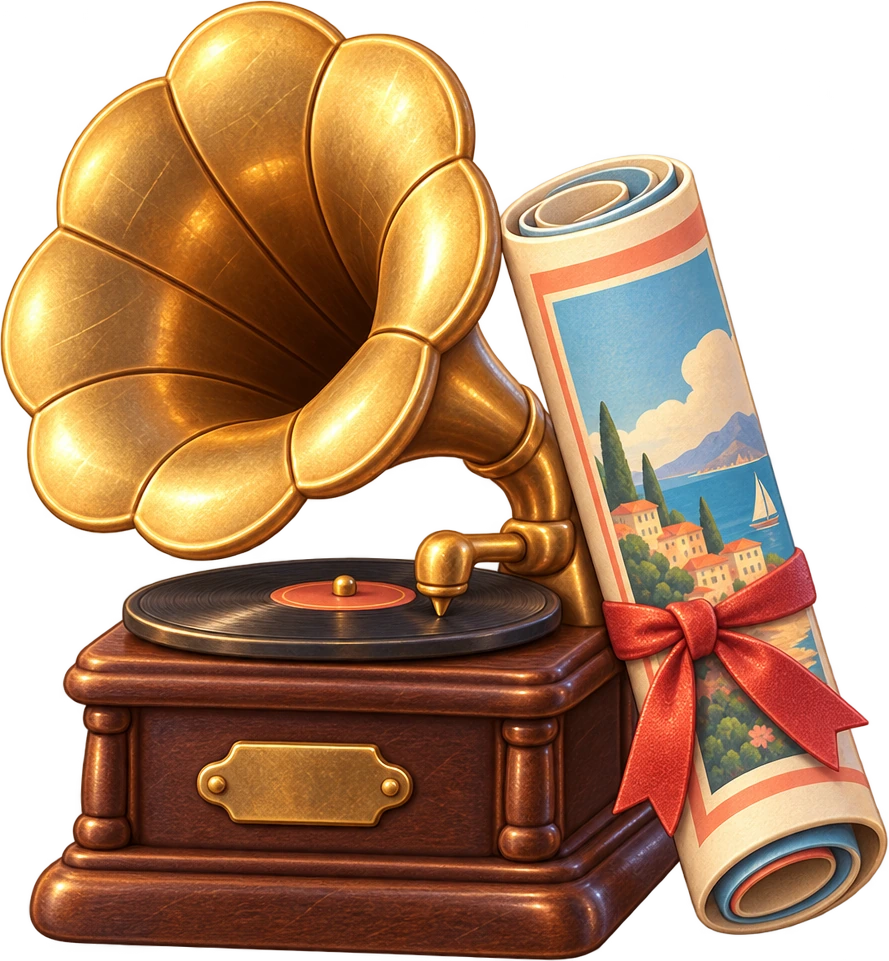
#> input picture tools/art/masters/chrome/cosmetics-tile.webp, 889 x 961 px
$ python -i home.py   (imports and definitions only)
#> lines starting #> are read from the running program, lines starting #| are printed output that depends on the picture; after the words box and inside, x2 and y2 are one past the last pixel; in counts of white or black regions, pixels touching at a corner belong together
"""The travel home screen's art (UI, 2026-10-26): the desk backdrop and the passport booklet.

    python tools/art/home.py desk <raw.png>        public/art/home-desk.webp
    python tools/art/home.py booklet <raw.png>     public/art/passport-booklet.webp
    python tools/art/home.py satchel <raw.png>     public/art/shop-satchel.webp
    python tools/art/home.py cosmetics <raw.png>   public/art/cosmetics-tile.webp

The raws are from the generator (prompts in tools/art/prompts.txt); each is kept as a
master in tools/art/masters/chrome/ and shipped small.

- desk: a traveller's desk on game-l.png's slate, the detail only at the edges and corners
  because home's UI covers nearly the whole column. Shown with "cover", so a tall phone
  loses the sides and a wide column the top and bottom. 1080x1920, under ~120 KB; the
  middle is darkened a little so the frosted ticket and the buttons read over it.
- booklet: a closed navy passport with a gold globe, the Passport button's picture, drawn
  at about 44x58 CSS px, so 150x200 is sharp at 3x. No shadow: the button has its lip.
"""
import sys
from pathlib import Path

from PIL import Image, ImageDraw, ImageFilter

ROOT = Path(__file__).resolve().parents[2]
MASTERS = ROOT / "tools/art/masters/chrome"
OUT = ROOT / "public/art"


def desk(raw):
#> called with raw = 'masters/chrome/cosmetics-tile.webp'
    im = Image.open(raw).convert("RGB")
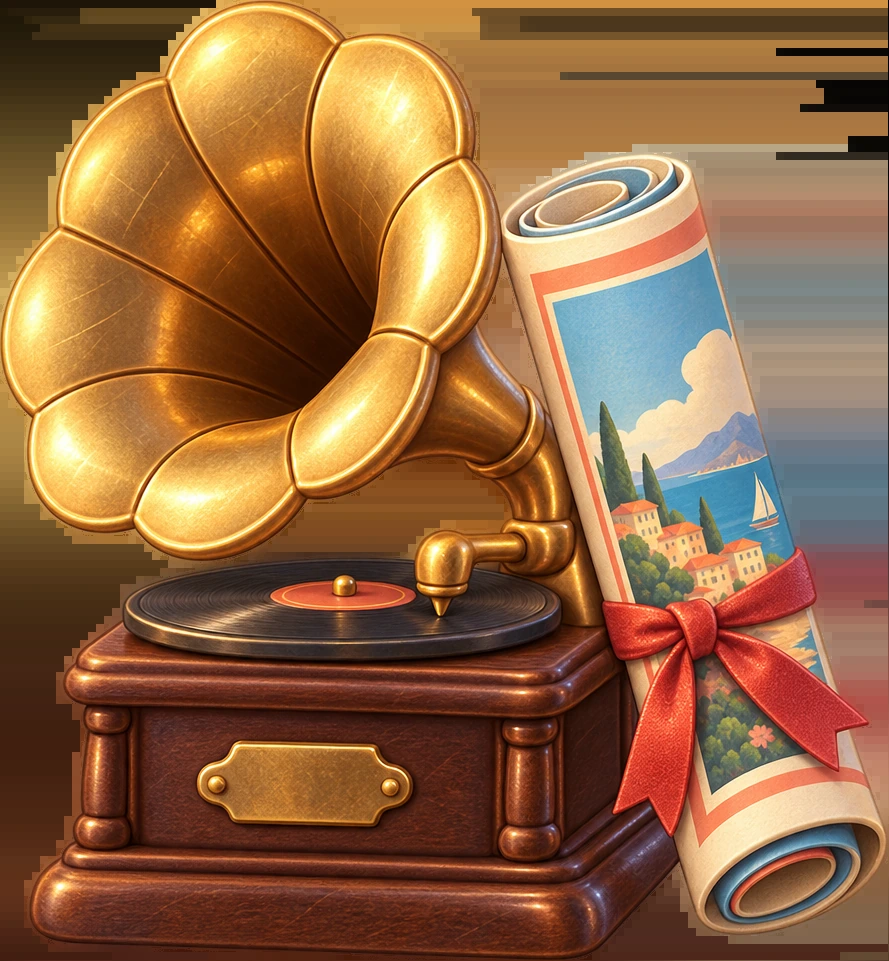
#> im: PIL image 889x961 RGB; mean R, G, B 145.6, 101.7, 65.6
    w, h = 1080, 1920
    im = im.resize((round(im.width * h / im.height), h), Image.LANCZOS) if im.height != h else im
#> im: PIL image 1776x1920 RGB
    x = (im.width - w) // 2
#> x = 348
    im = im.crop((x, 0, x + w, h))
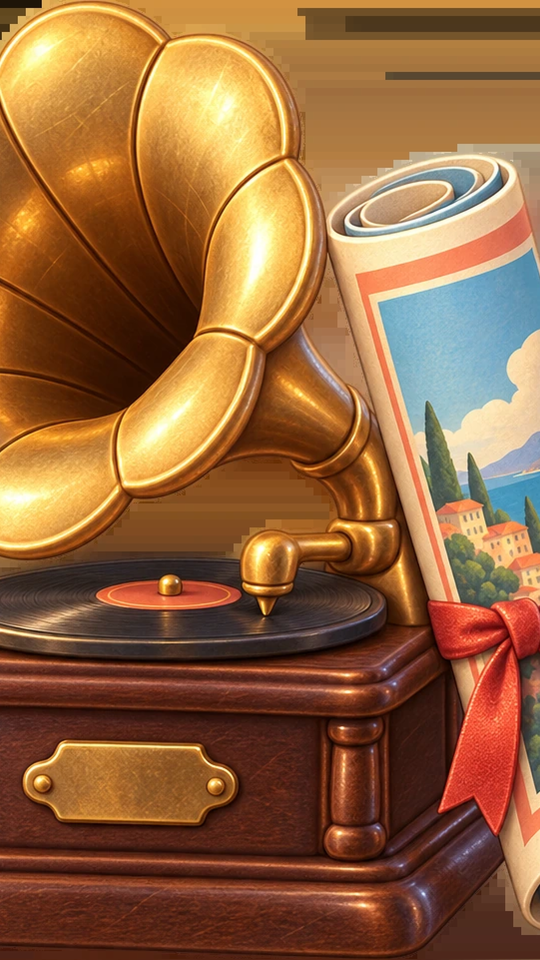
#> im: PIL image 1080x1920 RGB (shown at 1/2 size); mean R, G, B 147.1, 99.6, 60.8
    # Darken the middle a little (to ~88%), easing out to nothing at the edges, under the UI.
    mask = Image.new("L", (w, h), 0)
#> mask: PIL image 1080x1920 L; every value is 0
    ImageDraw.Draw(mask).ellipse((int(w * 0.12), int(h * 0.1), int(w * 0.88), int(h * 0.92)), fill=255)
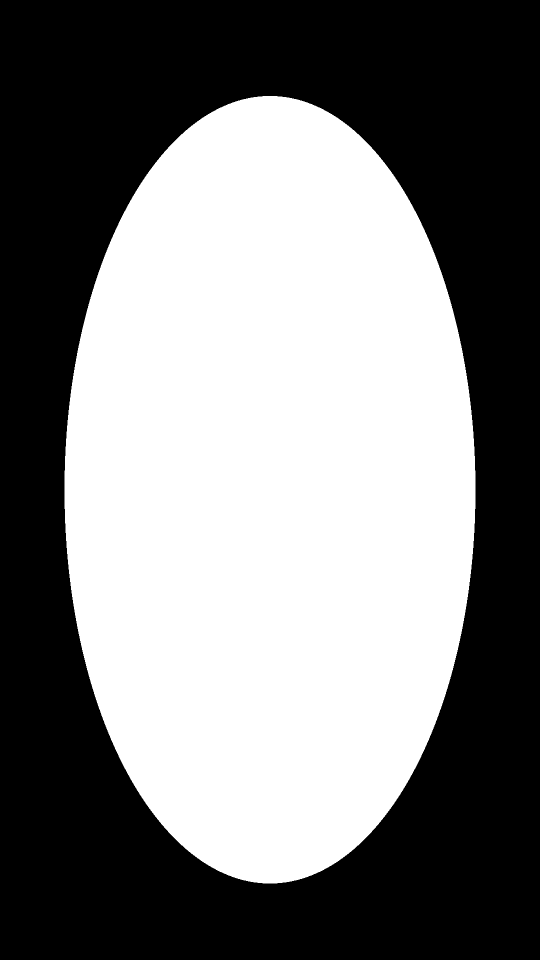
#> mask: PIL image 1080x1920 L (shown at 1/2 size); 49% white; 1 white region, box (x1, y1, x2, y2) and area: (129, 192, 951, 1767) 1016754
    mask = mask.filter(ImageFilter.GaussianBlur(120))
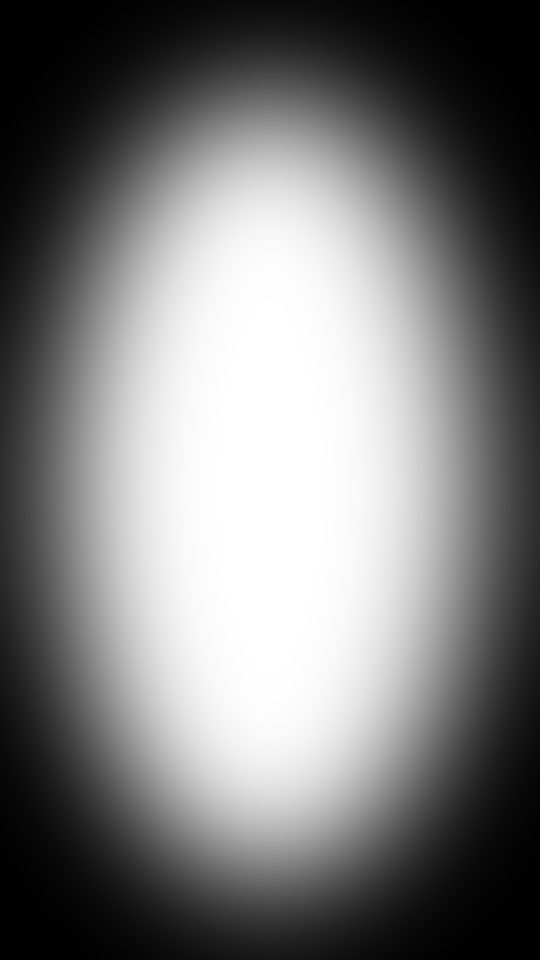
#> mask: PIL image 1080x1920 L (shown at 1/2 size); min 0, max 255, mean 123.8
    dark = im.point(lambda v: int(v * 0.88))
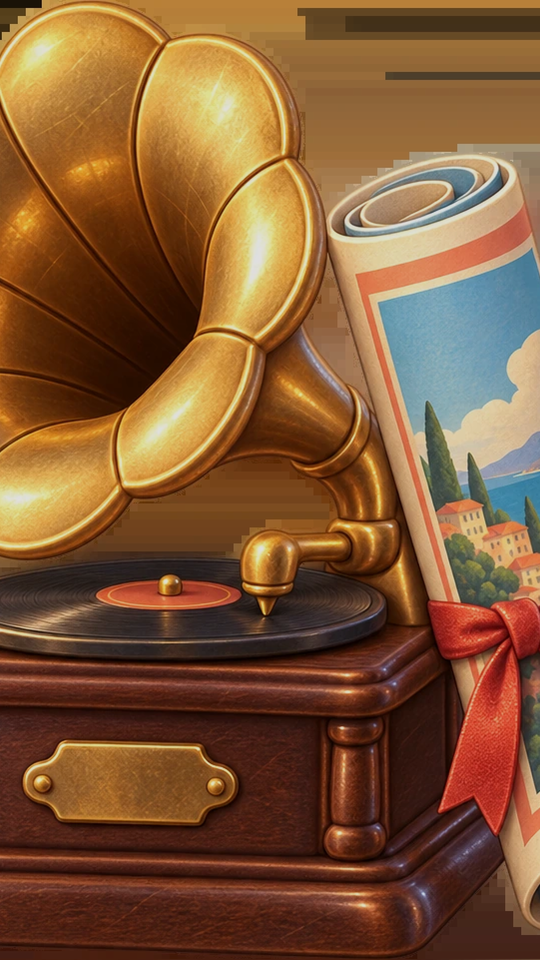
#> dark: PIL image 1080x1920 RGB (shown at 1/2 size); mean R, G, B 129, 87.2, 53
    im = Image.composite(dark, im, mask)
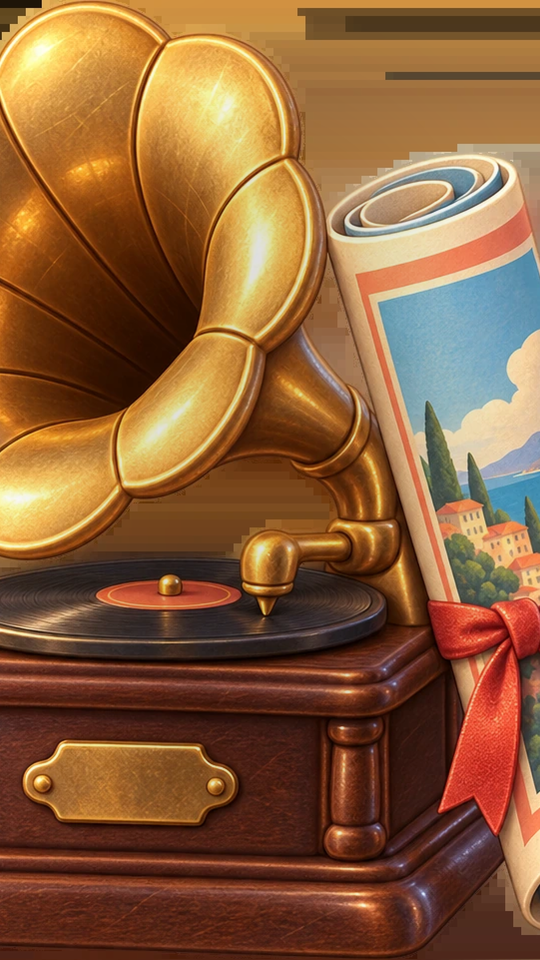
#> im: PIL image 1080x1920 RGB (shown at 1/2 size); mean R, G, B 138.4, 93.7, 57.1
    MASTERS.mkdir(parents=True, exist_ok=True)
    im.save(MASTERS / "home-desk.webp", "WEBP", quality=92, method=6)
    out = OUT / "home-desk.webp"
    for q in (72, 66, 60, 54, 48):
        im.save(out, "WEBP", quality=q, method=6)
        if out.stat().st_size <= 120 * 1024:
            break
    print(out.relative_to(ROOT), f"{w}x{h}", f"q{q}", f"{out.stat().st_size // 1024} KB")


# [47 lines left out: functions booklet, satchel, cosmetics, dock_tile, not called in this run]


# [2 lines not run here, left out]

#> (the run stopped early here; a loop or call above may not have finished)
